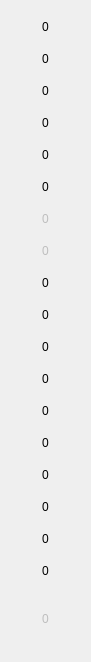
   <widget class="QWidget" name="gridLayoutWidget_7">
    <property name="geometry">
     <rect>
      <x>360</x>
      <y>40</y>
      <width>71</width>
      <height>601</height>
     </rect>
    </property>
    <layout class="QGridLayout" name="Dgrid">
     <property name="sizeConstraint">
      <enum>QLayout::SetDefaultConstraint</enum>
     </property>
     <property name="spacing">
      <number>0</number>
     </property>
     <item row="3" column="0">
      <widget class="QPushButton" name="D4">
       <property name="sizePolicy">
        <sizepolicy hsizetype="Fixed" vsizetype="Fixed">
         <horstretch>0</horstretch>
         <verstretch>0</verstretch>
        </sizepolicy>
       </property>
       <property name="minimumSize">
        <size>
         <width>69</width>
         <height>32</height>
        </size>
       </property>
       <property name="maximumSize">
        <size>
         <width>69</width>
         <height>32</height>
        </size>
       </property>
       <property name="text">
        <string>0</string>
       </property>
       <property name="flat">
        <bool>true</bool>
       </property>
      </widget>
     </item>
     <item row="15" column="0">
      <widget class="QPushButton" name="D16">
       <property name="sizePolicy">
        <sizepolicy hsizetype="Fixed" vsizetype="Fixed">
         <horstretch>0</horstretch>
         <verstretch>0</verstretch>
        </sizepolicy>
       </property>
       <property name="minimumSize">
        <size>
         <width>69</width>
         <height>32</height>
        </size>
       </property>
       <property name="maximumSize">
        <size>
         <width>69</width>
         <height>32</height>
        </size>
       </property>
       <property name="text">
        <string>0</string>
       </property>
       <property name="flat">
        <bool>true</bool>
       </property>
      </widget>
     </item>
     <item row="12" column="0">
      <widget class="QPushButton" name="D13">
       <property name="sizePolicy">
        <sizepolicy hsizetype="Fixed" vsizetype="Fixed">
         <horstretch>0</horstretch>
         <verstretch>0</verstretch>
        </sizepolicy>
       </property>
       <property name="minimumSize">
        <size>
         <width>69</width>
         <height>32</height>
        </size>
       </property>
       <property name="maximumSize">
        <size>
         <width>69</width>
         <height>32</height>
        </size>
       </property>
       <property name="text">
        <string>0</string>
       </property>
       <property name="flat">
        <bool>true</bool>
       </property>
      </widget>
     </item>
     <item row="14" column="0">
      <widget class="QPushButton" name="D15">
       <property name="sizePolicy">
        <sizepolicy hsizetype="Fixed" vsizetype="Fixed">
         <horstretch>0</horstretch>
         <verstretch>0</verstretch>
        </sizepolicy>
       </property>
       <property name="minimumSize">
        <size>
         <width>69</width>
         <height>32</height>
        </size>
       </property>
       <property name="maximumSize">
        <size>
         <width>69</width>
         <height>32</height>
        </size>
       </property>
       <property name="text">
        <string>0</string>
       </property>
       <property name="flat">
        <bool>true</bool>
       </property>
      </widget>
     </item>
     <item row="8" column="0">
      <widget class="QPushButton" name="D9">
       <property name="sizePolicy">
        <sizepolicy hsizetype="Fixed" vsizetype="Fixed">
         <horstretch>0</horstretch>
         <verstretch>0</verstretch>
        </sizepolicy>
       </property>
       <property name="minimumSize">
        <size>
         <width>69</width>
         <height>32</height>
        </size>
       </property>
       <property name="maximumSize">
        <size>
         <width>69</width>
         <height>32</height>
        </size>
       </property>
       <property name="text">
        <string>0</string>
       </property>
       <property name="flat">
        <bool>true</bool>
       </property>
      </widget>
     </item>
     <item row="2" column="0">
      <widget class="QPushButton" name="D3">
       <property name="sizePolicy">
        <sizepolicy hsizetype="Fixed" vsizetype="Fixed">
         <horstretch>0</horstretch>
         <verstretch>0</verstretch>
        </sizepolicy>
       </property>
       <property name="minimumSize">
        <size>
         <width>69</width>
         <height>32</height>
        </size>
       </property>
       <property name="maximumSize">
        <size>
         <width>69</width>
         <height>32</height>
        </size>
       </property>
       <property name="text">
        <string>0</string>
       </property>
       <property name="flat">
        <bool>true</bool>
       </property>
      </widget>
     </item>
     <item row="13" column="0">
      <widget class="QPushButton" name="D14">
       <property name="sizePolicy">
        <sizepolicy hsizetype="Fixed" vsizetype="Fixed">
         <horstretch>0</horstretch>
         <verstretch>0</verstretch>
        </sizepolicy>
       </property>
       <property name="minimumSize">
        <size>
         <width>69</width>
         <height>32</height>
        </size>
       </property>
       <property name="maximumSize">
        <size>
         <width>69</width>
         <height>32</height>
        </size>
       </property>
       <property name="text">
        <string>0</string>
       </property>
       <property name="flat">
        <bool>true</bool>
       </property>
      </widget>
     </item>
     <item row="0" column="0">
      <widget class="QPushButton" name="D1">
       <property name="sizePolicy">
        <sizepolicy hsizetype="Fixed" vsizetype="Fixed">
         <horstretch>0</horstretch>
         <verstretch>0</verstretch>
        </sizepolicy>
       </property>
       <property name="minimumSize">
        <size>
         <width>69</width>
         <height>32</height>
        </size>
       </property>
       <property name="maximumSize">
        <size>
         <width>69</width>
         <height>32</height>
        </size>
       </property>
       <property name="text">
        <string>0</string>
       </property>
       <property name="flat">
        <bool>true</bool>
       </property>
      </widget>
     </item>
     <item row="5" column="0">
      <widget class="QPushButton" name="D6">
       <property name="sizePolicy">
        <sizepolicy hsizetype="Fixed" vsizetype="Fixed">
         <horstretch>0</horstretch>
         <verstretch>0</verstretch>
        </sizepolicy>
       </property>
       <property name="minimumSize">
        <size>
         <width>69</width>
         <height>32</height>
        </size>
       </property>
       <property name="maximumSize">
        <size>
         <width>69</width>
         <height>32</height>
        </size>
       </property>
       <property name="text">
        <string>0</string>
       </property>
       <property name="flat">
        <bool>true</bool>
       </property>
      </widget>
     </item>
     <item row="16" column="0">
      <widget class="QPushButton" name="D17">
       <property name="sizePolicy">
        <sizepolicy hsizetype="Fixed" vsizetype="Fixed">
         <horstretch>0</horstretch>
         <verstretch>0</verstretch>
        </sizepolicy>
       </property>
       <property name="minimumSize">
        <size>
         <width>69</width>
         <height>32</height>
        </size>
       </property>
       <property name="maximumSize">
        <size>
         <width>69</width>
         <height>32</height>
        </size>
       </property>
       <property name="text">
        <string>0</string>
       </property>
       <property name="flat">
        <bool>true</bool>
       </property>
      </widget>
     </item>
     <item row="18" column="0" rowspan="2">
      <widget class="QPushButton" name="D19">
       <property name="enabled">
        <bool>false</bool>
       </property>
       <property name="sizePolicy">
        <sizepolicy hsizetype="Fixed" vsizetype="Fixed">
         <horstretch>0</horstretch>
         <verstretch>0</verstretch>
        </sizepolicy>
       </property>
       <property name="minimumSize">
        <size>
         <width>69</width>
         <height>64</height>
        </size>
       </property>
       <property name="maximumSize">
        <size>
         <width>69</width>
         <height>64</height>
        </size>
       </property>
       <property name="text">
        <string>0</string>
       </property>
       <property name="flat">
        <bool>true</bool>
       </property>
      </widget>
     </item>
     <item row="7" column="0">
      <widget class="QPushButton" name="D8">
       <property name="enabled">
        <bool>false</bool>
       </property>
       <property name="sizePolicy">
        <sizepolicy hsizetype="Fixed" vsizetype="Fixed">
         <horstretch>0</horstretch>
         <verstretch>0</verstretch>
        </sizepolicy>
       </property>
       <property name="minimumSize">
        <size>
         <width>69</width>
         <height>32</height>
        </size>
       </property>
       <property name="maximumSize">
        <size>
         <width>69</width>
         <height>32</height>
        </size>
       </property>
       <property name="text">
        <string>0</string>
       </property>
       <property name="flat">
        <bool>true</bool>
       </property>
      </widget>
     </item>
     <item row="9" column="0">
      <widget class="QPushButton" name="D10">
       <property name="sizePolicy">
        <sizepolicy hsizetype="Fixed" vsizetype="Fixed">
         <horstretch>0</horstretch>
         <verstretch>0</verstretch>
        </sizepolicy>
       </property>
       <property name="minimumSize">
        <size>
         <width>69</width>
         <height>32</height>
        </size>
       </property>
       <property name="maximumSize">
        <size>
         <width>69</width>
         <height>32</height>
        </size>
       </property>
       <property name="text">
        <string>0</string>
       </property>
       <property name="flat">
        <bool>true</bool>
       </property>
      </widget>
     </item>
     <item row="11" column="0">
      <widget class="QPushButton" name="D12">
       <property name="sizePolicy">
        <sizepolicy hsizetype="Fixed" vsizetype="Fixed">
         <horstretch>0</horstretch>
         <verstretch>0</verstretch>
        </sizepolicy>
       </property>
       <property name="minimumSize">
        <size>
         <width>69</width>
         <height>32</height>
        </size>
       </property>
       <property name="maximumSize">
        <size>
         <width>69</width>
         <height>32</height>
        </size>
       </property>
       <property name="text">
        <string>0</string>
       </property>
       <property name="flat">
        <bool>true</bool>
       </property>
      </widget>
     </item>
     <item row="1" column="0">
      <widget class="QPushButton" name="D2">
       <property name="sizePolicy">
        <sizepolicy hsizetype="Fixed" vsizetype="Fixed">
         <horstretch>0</horstretch>
         <verstretch>0</verstretch>
        </sizepolicy>
       </property>
       <property name="minimumSize">
        <size>
         <width>69</width>
         <height>32</height>
        </size>
       </property>
       <property name="maximumSize">
        <size>
         <width>69</width>
         <height>32</height>
        </size>
       </property>
       <property name="text">
        <string>0</string>
       </property>
       <property name="flat">
        <bool>true</bool>
       </property>
      </widget>
     </item>
     <item row="10" column="0">
      <widget class="QPushButton" name="D11">
       <property name="sizePolicy">
        <sizepolicy hsizetype="Fixed" vsizetype="Fixed">
         <horstretch>0</horstretch>
         <verstretch>0</verstretch>
        </sizepolicy>
       </property>
       <property name="minimumSize">
        <size>
         <width>69</width>
         <height>32</height>
        </size>
       </property>
       <property name="maximumSize">
        <size>
         <width>69</width>
         <height>32</height>
        </size>
       </property>
       <property name="text">
        <string>0</string>
       </property>
       <property name="flat">
        <bool>true</bool>
       </property>
      </widget>
     </item>
     <item row="17" column="0">
      <widget class="QPushButton" name="D18">
       <property name="sizePolicy">
        <sizepolicy hsizetype="Fixed" vsizetype="Fixed">
         <horstretch>0</horstretch>
         <verstretch>0</verstretch>
        </sizepolicy>
       </property>
       <property name="minimumSize">
        <size>
         <width>69</width>
         <height>32</height>
        </size>
       </property>
       <property name="maximumSize">
        <size>
         <width>69</width>
         <height>32</height>
        </size>
       </property>
       <property name="text">
        <string>0</string>
       </property>
       <property name="flat">
        <bool>true</bool>
       </property>
      </widget>
     </item>
     <item row="4" column="0">
      <widget class="QPushButton" name="D5">
       <property name="sizePolicy">
        <sizepolicy hsizetype="Fixed" vsizetype="Fixed">
         <horstretch>0</horstretch>
         <verstretch>0</verstretch>
        </sizepolicy>
       </property>
       <property name="minimumSize">
        <size>
         <width>69</width>
         <height>32</height>
        </size>
       </property>
       <property name="maximumSize">
        <size>
         <width>69</width>
         <height>32</height>
        </size>
       </property>
       <property name="text">
        <string>0</string>
       </property>
       <property name="flat">
        <bool>true</bool>
       </property>
      </widget>
     </item>
     <item row="6" column="0">
      <widget class="QPushButton" name="D7">
       <property name="enabled">
        <bool>false</bool>
       </property>
       <property name="sizePolicy">
        <sizepolicy hsizetype="Fixed" vsizetype="Fixed">
         <horstretch>0</horstretch>
         <verstretch>0</verstretch>
        </sizepolicy>
       </property>
       <property name="minimumSize">
        <size>
         <width>69</width>
         <height>32</height>
        </size>
       </property>
       <property name="maximumSize">
        <size>
         <width>69</width>
         <height>32</height>
        </size>
       </property>
       <property name="text">
        <string>0</string>
       </property>
       <property name="flat">
        <bool>true</bool>
       </property>
      </widget>
     </item>
    </layout>
   </widget>
